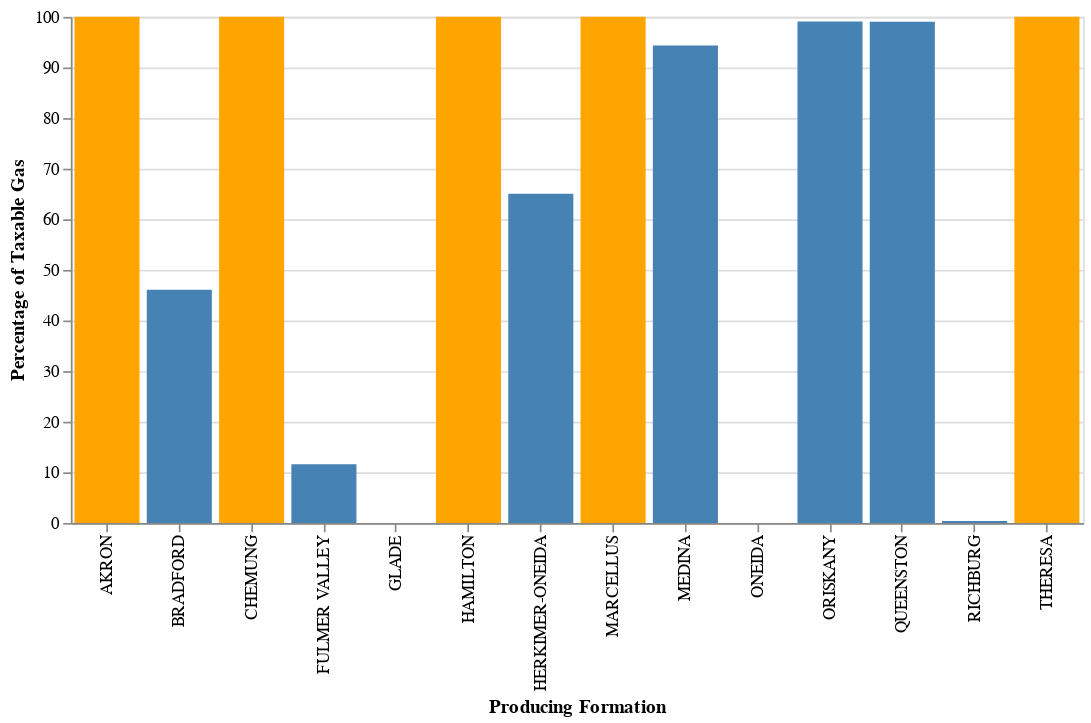

Notebook code cell kept with this figure:
### Code cell
Chart(TG_1960s).mark_bar().encode(x='Producing Formation:O', y='Percentage of Taxable Gas', 
                                  color=alt.condition(
                                  alt.datum['Percentage of Taxable Gas'] == TG_1960s['Percentage of Taxable Gas'].max(),  
                                  alt.value('orange'),   
                                  alt.value('steelblue')   
                                                     )).properties(width=600)

### Figure 1 — Vega-Lite specification as saved in the notebook (floating-point values rounded to 4 significant figures)
{"config": {"view": {"continuousWidth": 400, "continuousHeight": 300}}, "data": {"name": "data-460a56cee6cedbbcd0cc1723653a3846"}, "mark": "bar", "encoding": {"color": {"condition": {"value": "orange", "test": "(datum['Percentage of Taxable Gas'] === 100.0)"}, "value": "steelblue"}, "x": {"field": "Producing Formation", "type": "ordinal"}, "y": {"field": "Percentage of Taxable Gas", "type": "quantitative"}}, "width": 600, "$schema": "https://vega.github.io/schema/vega-lite/v4.17.0.json", "datasets": {"data-460a56cee6cedbbcd0cc1723653a3846": [{"Producing Formation": "AKRON", "Percentage of Taxable Gas": 100.0}, {"Producing Formation": "BRADFORD", "Percentage of Taxable Gas": 46.07}, {"Producing Formation": "CHEMUNG", "Percentage of Taxable Gas": 100.0}, {"Producing Formation": "FULMER VALLEY", "Percentage of Taxable Gas": 11.59}, {"Producing Formation": "GLADE", "Percentage of Taxable Gas": 0.0}, {"Producing Formation": "HAMILTON", "Percentage of Taxable Gas": 100.0}, {"Producing Formation": "HERKIMER-ONEIDA", "Percentage of Taxable Gas": 65.05}, {"Producing Formation": "MARCELLUS", "Percentage of Taxable Gas": 100.0}, {"Producing Formation": "MEDINA", "Percentage of Taxable Gas": 94.35}, {"Producing Formation": "ONEIDA", "Percentage of Taxable Gas": 0.0}, {"Producing Formation": "ORISKANY", "Percentage of Taxable Gas": 99.07}, {"Producing Formation": "QUEENSTON", "Percentage of Taxable Gas": 99.04}, {"Producing Formation": "RICHBURG", "Percentage of Taxable Gas": 0.39}, {"Producing Formation": "THERESA", "Percentage of Taxable Gas": 100.0}]}}
